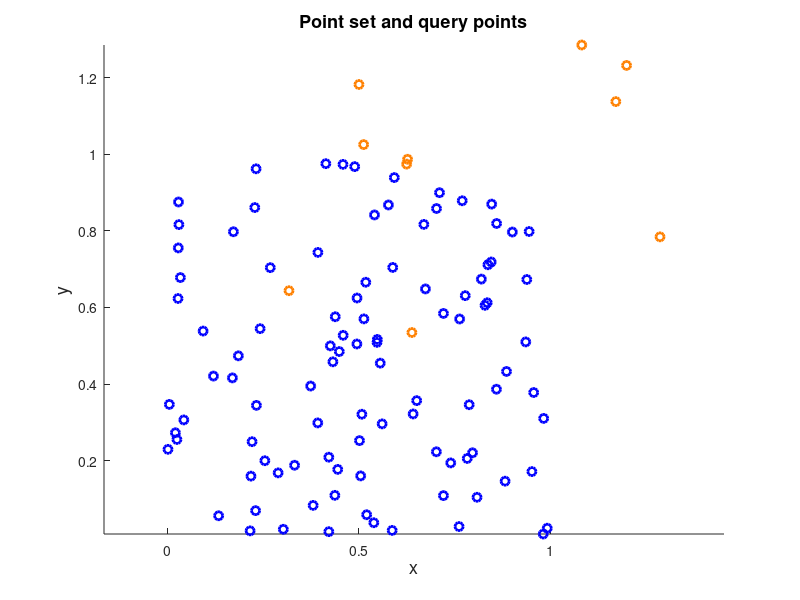

Source code (MATLAB): (Note: this script raises an error after producing the figure.)
%% Point in polygon (PIP) problem in 2-dimensional space
% The point-in-polygon (PIP) problem asks whether each point of an
% arbitrary point set (query points) lies inside, outside, or on the
% boundary of the convex hull of another given point set (polygon in
% plane).

%% Initial data
% Set the random number generator.
rng(1);
%% 
% Set the points the convex hull of which defines the polygon.
points=rand(100,2);
%% 
% Set the query points, i.e. the points for which it will be determined if
% they lie inside or outside the polygon formed by the convex hull of
% $points$.
querypoints=0.3+rand(10,2);
%%
% Plot the points the convex hull of which defines the polygon (in blue)
% and the query points (in orange).
figure('Name','Point set and query points','NumberTitle','off')
scatter(points(:,1),points(:,2),...
    'marker','o','MarkerEdgeColor',[0 0 1],'LineWidth',2)
hold on
scatter(querypoints(:,1),querypoints(:,2),...
    'marker','o','MarkerEdgeColor',[1 0.5 0],'LineWidth',2)
xlabel('x','FontSize',13);
ylabel('y','FontSize',13);
title('Point set and query points','FontSize',13)
axis equal

%% Processing
% Find the plane coefficients of the convex hull of the initial point set.
[chull,cf,df]=convhull_nd(points);
%%
% Determine if the query points are inside or outside the polygon formed by
% the convex hull of $points$. If $inpolygon$ is true, then the
% corresponding point is inside the polygon.
inpolygon=~any(cf*querypoints'+df(:,ones(1,size(querypoints,1)))>0,1);
%%
% Find the coordinates of the query points which are inside the polygon.
inpolygon_points=querypoints(inpolygon,:);

%% Plots
% *Plot the convex hull of the initial point set, the query points, and the
% query points which lie inside the convex hull.*
%%
% Find the first and the second point identity of each edge of the convex
% hull of the initial point set.
node1=chull(:,1);
node2=chull(:,2);
%%
% Find the x and y coordinates of the first and second point of each edge
% of the convex hull of the initial point set.
x1=points(node1,1);
x2=points(node2,1);
y1=points(node1,2);
y2=points(node2,2);
%%
% Arrange the coordinate data.
X=[x1,x2]';
Y=[y1,y2]';
%%
% Plot the convex hull of the initial point set (points in filled orange
% and edges in blue), the query points (in blue circles) and the query
% points which lie inside the convex hull (blue circles with orange
% asterisks).
figure('Name','Query points in convex hull','NumberTitle','off')
line(X,Y,'marker','.','markersize',20,'markeredgecolor',[1 0.5 0],...
    'linestyle','-', 'linewidth',2,'color','blue');
hold on
scatter(querypoints(:,1),querypoints(:,2),...
    'marker','o','MarkerEdgeColor',[0 0 1],'LineWidth',2)
scatter(inpolygon_points(:,1),inpolygon_points(:,2),...
    'marker','*','MarkerEdgeColor',[1 0.5 0],'LineWidth',2);
xlabel('x','FontSize',13);
ylabel('y','FontSize',13);
title('Query points in convex hull','FontSize',13)

%% Contact author
%
%  (c) 2014 by George Papazafeiropoulos
%  First Lieutenant, Infrastructure Engineer, Hellenic Air Force
%  Civil Engineer, M.Sc., Ph.D. candidate, NTUA
%
% Email: gpapazafeiropoulos@yahoo.gr
%
% Website: http://users.ntua.gr/gpapazaf/
%


